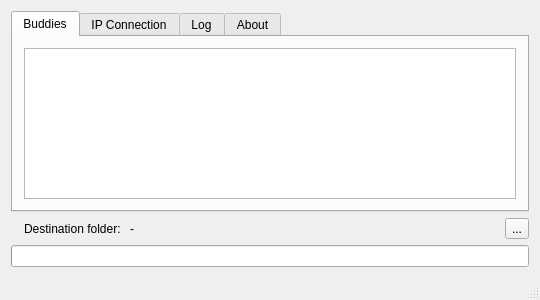
<?xml version="1.0" encoding="UTF-8"?>
<ui version="4.0">
 <class>MainWindowClass</class>
 <widget class="QMainWindow" name="MainWindowClass">
  <property name="geometry">
   <rect>
    <x>0</x>
    <y>0</y>
    <width>540</width>
    <height>300</height>
   </rect>
  </property>
  <property name="minimumSize">
   <size>
    <width>400</width>
    <height>300</height>
   </size>
  </property>
  <property name="acceptDrops">
   <bool>true</bool>
  </property>
  <property name="windowTitle">
   <string>Dukto</string>
  </property>
  <widget class="QWidget" name="centralWidget">
   <layout class="QVBoxLayout" name="verticalLayout_2">
    <item>
     <widget class="QTabWidget" name="tabWidget">
      <property name="currentIndex">
       <number>0</number>
      </property>
      <widget class="QWidget" name="tab">
       <attribute name="title">
        <string>Buddies</string>
       </attribute>
       <layout class="QVBoxLayout" name="verticalLayout_5">
        <item>
         <widget class="QListWidget" name="listPeers">
          <property name="iconSize">
           <size>
            <width>16</width>
            <height>16</height>
           </size>
          </property>
         </widget>
        </item>
       </layout>
      </widget>
      <widget class="QWidget" name="tab_2">
       <attribute name="title">
        <string>IP Connection</string>
       </attribute>
       <layout class="QVBoxLayout" name="verticalLayout_4">
        <item>
         <widget class="QLabel" name="label">
          <property name="text">
           <string>Destination host name or IP address:</string>
          </property>
         </widget>
        </item>
        <item>
         <widget class="QLineEdit" name="textDestination"/>
        </item>
        <item>
         <widget class="QPushButton" name="buttonSendToIp">
          <property name="enabled">
           <bool>false</bool>
          </property>
          <property name="text">
           <string>Send files</string>
          </property>
         </widget>
        </item>
        <item>
         <spacer name="verticalSpacer">
          <property name="orientation">
           <enum>Qt::Vertical</enum>
          </property>
          <property name="sizeHint" stdset="0">
           <size>
            <width>20</width>
            <height>97</height>
           </size>
          </property>
         </spacer>
        </item>
       </layout>
      </widget>
      <widget class="QWidget" name="tab_3">
       <attribute name="title">
        <string>Log</string>
       </attribute>
       <layout class="QVBoxLayout" name="verticalLayout_7">
        <item>
         <widget class="QListWidget" name="listLog"/>
        </item>
       </layout>
      </widget>
      <widget class="QWidget" name="tab_4">
       <attribute name="title">
        <string>About</string>
       </attribute>
       <layout class="QVBoxLayout" name="verticalLayout_6">
        <item>
         <widget class="QLabel" name="label_2">
          <property name="font">
           <font>
            <pointsize>10</pointsize>
            <weight>75</weight>
            <bold>true</bold>
           </font>
          </property>
          <property name="text">
           <string>Dukto R2 - June 2009</string>
          </property>
         </widget>
        </item>
        <item>
         <widget class="QLabel" name="label_5">
          <property name="font">
           <font>
            <italic>true</italic>
           </font>
          </property>
          <property name="text">
           <string>A simple, fast and multi-platform file transfer tool for LAN users.</string>
          </property>
         </widget>
        </item>
        <item>
         <widget class="QLabel" name="label_3">
          <property name="text">
           <string>Official site: http://dukto.googlecode.com/</string>
          </property>
          <property name="openExternalLinks">
           <bool>false</bool>
          </property>
         </widget>
        </item>
        <item>
         <widget class="QLabel" name="label_4">
          <property name="text">
           <string>This software is released under the GPL2 license.</string>
          </property>
         </widget>
        </item>
        <item>
         <spacer name="verticalSpacer_2">
          <property name="orientation">
           <enum>Qt::Vertical</enum>
          </property>
          <property name="sizeHint" stdset="0">
           <size>
            <width>20</width>
            <height>151</height>
           </size>
          </property>
         </spacer>
        </item>
       </layout>
      </widget>
     </widget>
    </item>
    <item>
     <widget class="QFrame" name="frame">
      <property name="frameShape">
       <enum>QFrame::NoFrame</enum>
      </property>
      <property name="frameShadow">
       <enum>QFrame::Plain</enum>
      </property>
      <property name="lineWidth">
       <number>0</number>
      </property>
      <layout class="QGridLayout" name="gridLayout" columnstretch="2,10,1000,2">
       <property name="margin">
        <number>0</number>
       </property>
       <item row="0" column="0">
        <widget class="QLabel" name="label_7">
         <property name="text">
          <string/>
         </property>
         <property name="pixmap">
          <pixmap resource="resources.qrc">:/folderIcon</pixmap>
         </property>
        </widget>
       </item>
       <item row="0" column="1">
        <widget class="QLabel" name="label_6">
         <property name="text">
          <string>Destination folder: </string>
         </property>
        </widget>
       </item>
       <item row="0" column="2">
        <widget class="QLabel" name="labelOutput">
         <property name="text">
          <string>-</string>
         </property>
        </widget>
       </item>
       <item row="0" column="3">
        <widget class="QToolButton" name="buttonChangeDir">
         <property name="text">
          <string>...</string>
         </property>
        </widget>
       </item>
      </layout>
     </widget>
    </item>
    <item>
     <widget class="QProgressBar" name="progressBar">
      <property name="value">
       <number>0</number>
      </property>
      <property name="textVisible">
       <bool>false</bool>
      </property>
     </widget>
    </item>
   </layout>
  </widget>
  <widget class="QMenuBar" name="menuBar">
   <property name="geometry">
    <rect>
     <x>0</x>
     <y>0</y>
     <width>540</width>
     <height>22</height>
    </rect>
   </property>
  </widget>
  <widget class="QStatusBar" name="statusBar"/>
 </widget>
 <layoutdefault spacing="6" margin="11"/>
 <resources>
  <include location="resources.qrc"/>
 </resources>
 <connections/>
</ui>
